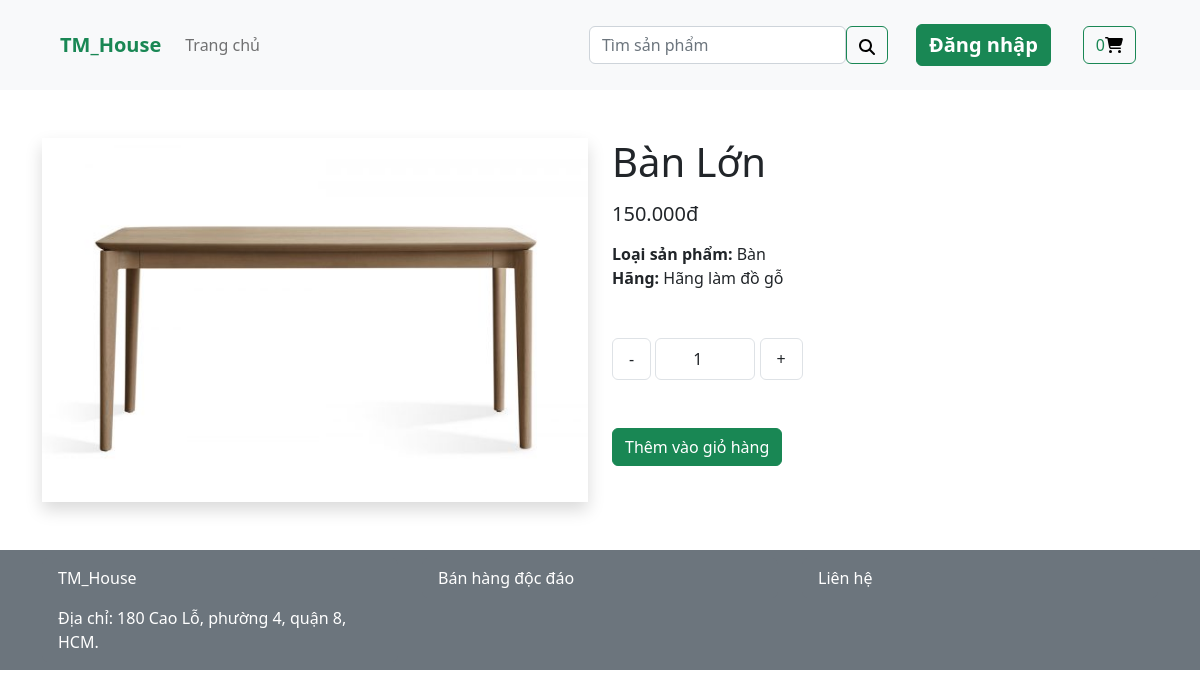
The app's page /?action=product_detail&id=3 with its own data.
### tables this page shows
CREATE TABLE `sanpham` (
  `maSanPham` int(11) NOT NULL,
  `tenSanPham` varchar(100) NOT NULL,
  `gia` int(11) NOT NULL,
  `giaMoi` int(11) NOT NULL DEFAULT 0,
  `moTa` text NOT NULL,
  `maLoai` int(11) NOT NULL,
  `maHang` int(11) NOT NULL,
  `hinh` varchar(50) NOT NULL,
  `ngayTao` timestamp NOT NULL DEFAULT current_timestamp()
);

CREATE TABLE `loaisanpham` (
  `maLoai` int(11) NOT NULL,
  `tenLoai` varchar(100) NOT NULL,
  `moTa` int(150) NOT NULL
);

CREATE TABLE `hang` (
  `maHang` int(11) NOT NULL,
  `tenHang` varchar(100) NOT NULL,
  `moTa` text NOT NULL
);

### include/function.php (called while the page is built, shortened)
<?php
function getIndex($index, $value = '')
{
	$data = isset($_GET[$index]) ? $_GET[$index] : $value;
	return $data;
}
?>

### classes/Db.class.php (called while the page is built, shortened)
<?php
class Db{
		private $dbh= null;
		public function __construct()
		{
			$driver="mysql:host=". HOST."; dbname=". DB_NAME;
			try
			{
				$this->dbh = new PDO($driver, DB_USER, DB_PASS);
				$this->dbh->query("set names 'utf8' ");
			}
			catch(PDOException $e)
			{
				echo "Err:". $e->getMessage();	exit();
			}
		}
		private function query($sql, $arr = array(), $mode = PDO::FETCH_ASSOC)
		{
			$stm = $this->dbh->prepare($sql);
			if (!$stm->execute( $arr))
				{
				return null;
				}
			return $stm->fetchAll($mode);
		}
		public function select($sql,  $arr = array(), $mode = PDO::FETCH_ASSOC)
		{
			return $this->query($sql, $arr, $mode);
		}
	}
?>

### classes/SanPham.class.php (called while the page is built, shortened)
<?php
class SanPham extends Db
{
    public function formatPrice($price)
    {
        $length = strlen($price);
        $resuft = substr($price, 0, $length % 3);
        for ($i = strlen($resuft); $i < $length; $i += 3) {
            if ($i > 0)
                $resuft .= "." . substr($price, $i, 3);
            else
                $resuft .= substr($price, $i, 3);
        }
        return $resuft;
    }
    public function getSanPhamByID($id)
    {
        $data = $this->select("select `maSanPham`, `tenSanPham`, `gia`, `giaMoi`, sanpham.`moTa`, sanpham.`maLoai`, sanpham.`maHang`, `hinh`, `ngayTao`, loaisanpham.`tenLoai`, hang.`tenHang` from sanpham left join loaisanpham on sanpham.maLoai = loaisanpham.maLoai left join hang on hang.maHang = sanpham.maHang where maSanPham = ?", array($id));
        if ($data != null) {
            return $data[0];
        }
        return $data;
    }
}
?>

### module/ProductDetail/index.php (the view, shortened to what this page needs)
<?php
$id = getIndex("id");
if ($id != '') {
    $chiTietSP = $sanPham->getSanPhamByID($id);
    $hinh = isset($chiTietSP["hinh"]) ? $chiTietSP["hinh"] : "";
    $path = 'media/image/product/' . $hinh;
    ?>
    <div class="container my-5">
        <div class="row">
            <div class="col-12 col-lg-6 pdm-No mb-5 mb-lg-0">
                <img style="width: 100%;" src="<?php echo $path; ?>" class="shadow object-fit-contain" alt="">
            </div>
            <div class="col-12 col-lg-6 pdm-No">
                <h1 class="text-capitalize">
                    <?php echo $chiTietSP["tenSanPham"]; ?>
                </h1>
                <h5 class="d-flex flex-wrap my-3">
                    <span class="me-5">
                        <?php echo $chiTietSP["giaMoi"] > 0 ? $sanPham->formatPrice($chiTietSP["giaMoi"]) . 'đ' : $sanPham->formatPrice($chiTietSP["gia"]) . 'đ'; ?>
                    </span>
                </h5>
                <div>
                    <b>Loại sản phẩm:</b>
                    <?php echo $chiTietSP['tenLoai'] ?>
                </div>
                <div>
                    <b>Hãng:</b>
                    <?php echo $chiTietSP['tenHang'] ?>
                </div>
                <form action="?action=product_detail&id=<?php echo $chiTietSP["maSanPham"]; ?>" method="post"
                    class="mt-5 pdm-No">
                    <span id="btnDecreateQuantity" class="btn py-2 px-3 m-0 border cursor-pointer">-</span>
                    <input type="number" value="1" readonly id="quantityField" name="quantityField"
                        class="btn py-2 px-4 m-0 border number-text">
                    <span id="btnIncreateQuantity" class="btn py-2 px-3 m-0 border cursor-pointer">+</span><br />
                    <input class="btn btn-success mt-5" type="submit" name="btnAddToCart" value="Thêm vào giỏ hàng">
                </form>
            </div>
        </div>
    </div>
<?php } ?>

### css/style.css (style rules this page uses)
.cursor-pointer { cursor: pointer; }
.number-text { width: 100px; text-align: center; }

### records on screen
sanpham: hinh (picture), tenSanPham "Bàn Lớn", gia "150.000", loaisanpham.tenLoai "Bàn", hang.tenHang "Hãng làm đồ gỗ"

### other values on screen
$totalQuantityCart "0"
